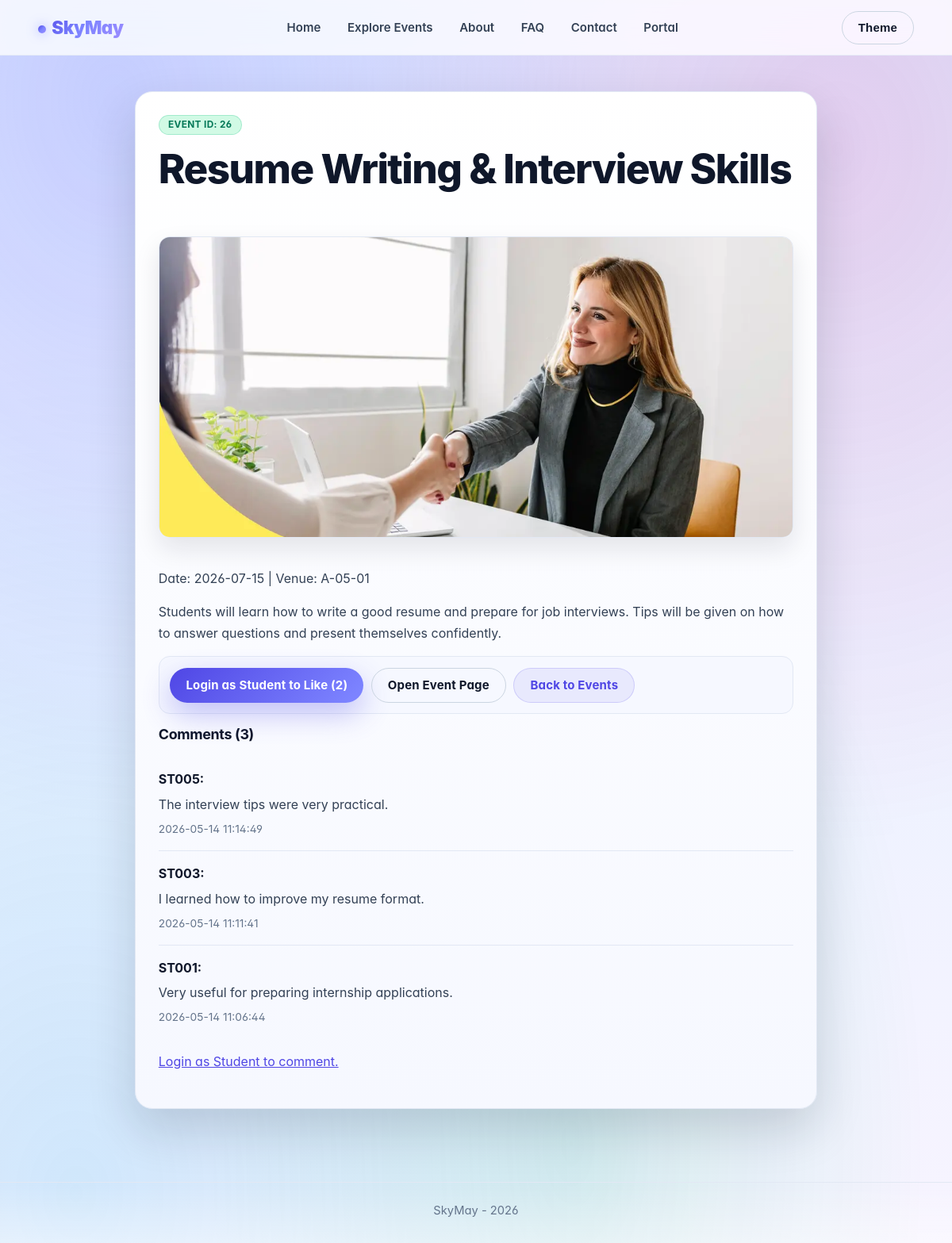
/eventdetail.php?id=26, run on the app's committed database.
### tables this page shows
CREATE TABLE IF NOT EXISTS `events` (
  `event_id` int NOT NULL AUTO_INCREMENT,
  `title` varchar(200) NOT NULL,
  `description` text,
  `image_path` varchar(255) DEFAULT NULL,
  `event_link` varchar(255) DEFAULT NULL,
  `event_status` varchar(20) NOT NULL DEFAULT 'pending',
  `event_date` date NOT NULL,
  `venue` varchar(200) DEFAULT NULL,
  `category` varchar(50) DEFAULT NULL,
  `created_by` int DEFAULT NULL,
  `created_at` timestamp NULL DEFAULT CURRENT_TIMESTAMP,
  PRIMARY KEY (`event_id`),
  KEY `created_by` (`created_by`)
);

CREATE TABLE IF NOT EXISTS `comments` (
  `comment_id` int NOT NULL AUTO_INCREMENT,
  `event_id` int NOT NULL,
  `user_id` int NOT NULL,
  `comment_text` text NOT NULL,
  `created_at` timestamp NULL DEFAULT CURRENT_TIMESTAMP,
  PRIMARY KEY (`comment_id`),
  KEY `user_id` (`user_id`),
  KEY `idx_comments_event` (`event_id`)
);

CREATE TABLE IF NOT EXISTS `users` (
  `user_id` int NOT NULL AUTO_INCREMENT,
  `fullname` varchar(100) NOT NULL,
  `email` varchar(100) NOT NULL,
  `password` varchar(255) NOT NULL,
  `role` enum('Student','Organizer','Admin') DEFAULT 'Student',
  `status` varchar(20) NOT NULL DEFAULT 'active',
  `created_at` timestamp NULL DEFAULT CURRENT_TIMESTAMP,
  PRIMARY KEY (`user_id`),
  UNIQUE KEY `email` (`email`)
);

### db.php (called while the page is built, shortened)
<?php
$DB_HOST = '127.0.0.1';
$DB_USER = 'root';
$DB_PASS = '';
$DB_NAME = 'skymay_db';
$conn = @new mysqli($DB_HOST, $DB_USER, $DB_PASS, $DB_NAME);
$dbConnected = !$conn->connect_error;
?>

### includes/auth.php (called while the page is built, shortened)
<?php
function currentUser(): ?array {
  return $_SESSION['user'] ?? null;
}
?>

### includes/event_support.php (called while the page is built, shortened)
<?php
function eventImageUrl(array $event): string
{
    $path = trim((string)($event['image_path'] ?? ''));
    if ($path !== '') {
        $absolutePath = dirname(__DIR__) . DIRECTORY_SEPARATOR . str_replace('/', DIRECTORY_SEPARATOR, $path);
        if (is_file($absolutePath)) {
            return $path;
        }
    }
    return 'https://via.placeholder.com/900x500?text=Campus+Event';
}

### eventdetail.php (the view, shortened to what this page needs)
<?php
require_once 'db.php';
require_once __DIR__ . '/includes/auth.php';
require_once __DIR__ . '/includes/event_support.php';
$event = [
  'event_id' => 1,
  'title' => 'Hackathon 2026',
  'event_date' => '2026-05-20',
  'venue' => 'APU Innovation Lab',
  'description' => 'Join teams, build solutions, and win prizes.',
  'image_path' => null,
  'event_link' => null
];
$user = currentUser();
$isStudent = $user && (($user['role'] ?? '') === 'student');
$message = '';
$error = '';
$eventId = isset($_GET['id']) ? max(0, (int)$_GET['id']) : (isset($_POST['event_id']) ? max(0, (int)$_POST['event_id']) : 0);
$eventFound = !$dbConnected;
$joinedEvents = [];
$showJoinedEventsList = $dbConnected && $isStudent && $eventId <= 0 && !isset($_GET['id']);
if ($dbConnected) {
  if ($eventId > 0) {
    $stmt = $conn->prepare('SELECT event_id, title, event_date, venue, description, image_path, event_link FROM events WHERE event_id = ? LIMIT 1');
    if ($stmt) {
      $stmt->bind_param('i', $eventId);
      $stmt->execute();
      $result = $stmt->get_result();
      if ($result && $row = $result->fetch_assoc()) {
        $event = $row;
        $eventFound = true;
      }
    }
  }
}
$likeCount = 0;
$userLiked = false;
$comments = [];
if ($dbConnected && $eventFound && $eventId > 0) {
  $likeQ = $conn->prepare('SELECT COUNT(*) AS total FROM likes WHERE event_id = ?');
  if ($likeQ) {
    $likeQ->bind_param('i', $eventId);
    $likeQ->execute();
    $res = $likeQ->get_result();
    if ($res && $row = $res->fetch_assoc()) {
      $likeCount = (int)$row['total'];
    }
  }
  $commentQ = $conn->prepare('
    SELECT c.comment_text, c.created_at, u.fullname
    FROM comments c
    JOIN users u ON u.user_id = c.user_id
    WHERE c.event_id = ?
    ORDER BY c.created_at DESC
  ');
  if ($commentQ) {
    $commentQ->bind_param('i', $eventId);
    $commentQ->execute();
    $res = $commentQ->get_result();
    while ($res && $row = $res->fetch_assoc()) {
      $comments[] = $row;
    }
  }
}
include 'includes/header.php';
?>
<main class="container section">
  <?php if ($showJoinedEventsList && count($joinedEvents) > 0): ?>
    <section class="card page-hero reveal">
      <h1>My Joined Events</h1>
      <?php if ($message !== ''): ?><p class="badge"><?php echo htmlspecialchars($message); ?></p><?php endif; ?>
      <?php if ($error !== ''): ?><p class="badge badge-error"><?php echo htmlspecialchars($error); ?></p><?php endif; ?>
      <p>You have joined <?php echo count($joinedEvents); ?> event<?php echo count($joinedEvents) === 1 ? '' : 's'; ?>.</p>
    </section>
    <?php foreach ($joinedEvents as $joinedEvent): ?>
      <?php
        $joinedEventId = (int)$joinedEvent['event_id'];
        $joinedLikeCount = (int)($joinedEvent['like_count'] ?? 0);
        $joinedUserLiked = (bool)($joinedEvent['user_liked'] ?? false);
        $joinedComments = $joinedEvent['comments'] ?? [];
      ?>
      <article class="card detail-card reveal" id="event-<?php echo $joinedEventId; ?>" style="margin-bottom: 1rem;">
        <div class="event-hero-meta">
          <span class="badge">Event ID: <?php echo htmlspecialchars((string)$joinedEventId); ?></span>
          <span class="badge">Joined</span>
        </div>
        <h1><?php echo htmlspecialchars($joinedEvent['title']); ?></h1>
        <img
          class="event-detail-image"
          src="<?php echo htmlspecialchars(eventImageUrl($joinedEvent)); ?>"
          alt="<?php echo htmlspecialchars($joinedEvent['title']); ?>"
        />
        <p>Date: <?php echo htmlspecialchars($joinedEvent['event_date']); ?> | Venue: <?php echo htmlspecialchars($joinedEvent['venue']); ?></p>
        <p><?php echo nl2br(htmlspecialchars($joinedEvent['description'])); ?></p>
        <div class="social-actions">
          <form method="post" action="eventdetail.php" class="inline-form">
            <input type="hidden" name="event_id" value="<?php echo $joinedEventId; ?>" />
            <input type="hidden" name="action" value="like" />
            <button class="btn <?php echo $joinedUserLiked ? 'btn-ghost' : 'btn-primary'; ?>" type="submit" <?php echo $joinedUserLiked ? 'disabled' : ''; ?>>
              <?php echo $joinedUserLiked ? 'Liked' : 'Like'; ?> (<?php echo $joinedLikeCount; ?>)
            </button>
          </form>
          <?php if (!empty($joinedEvent['event_link'])): ?>
            <a class="btn btn-ghost" href="<?php echo htmlspecialchars($joinedEvent['event_link']); ?>" target="_blank" rel="noopener noreferrer">Open Event Page</a>
          <?php endif; ?>
          <a class="btn btn-secondary" href="event.php">Back to Events</a>
          <a class="btn btn-ghost" href="eventdetail.php?id=<?php echo urlencode((string)$joinedEventId); ?>">Single View</a>
        </div>
        <h3>Comments (<?php echo count($joinedComments); ?>)</h3>
        <ul class="comment-list">
          <?php if (count($joinedComments) === 0): ?>
            <li class="muted-list-item">No comments yet. Be the first to comment.</li>
          <?php else: ?>
            <?php foreach ($joinedComments as $comment): ?>
              <li>
                <strong><?php echo htmlspecialchars($comment['fullname']); ?>:</strong>
                <p><?php echo htmlspecialchars($comment['comment_text']); ?></p>
                <small><?php echo htmlspecialchars($comment['created_at']); ?></small>
              </li>
            <?php endforeach; ?>
          <?php endif; ?>
        </ul>
        <form class="comment-form" method="post" action="eventdetail.php">
          <input type="hidden" name="event_id" value="<?php echo $joinedEventId; ?>" />
          <input type="hidden" name="action" value="comment" />
          <input type="text" name="comment_text" placeholder="Write a comment..." required />
          <button class="btn btn-primary" type="submit">Post Comment</button>
        </form>
      </article>
    <?php endforeach; ?>
  <?php else: ?>
  <article class="card detail-card reveal">
    <div class="event-hero-meta">
      <span class="badge">Event ID: <?php echo htmlspecialchars((string)$event['event_id']); ?></span>
    </div>
    <h1><?php echo htmlspecialchars($event['title']); ?></h1>
    <img
      class="event-detail-image"
      src="<?php echo htmlspecialchars(eventImageUrl($event)); ?>"
      alt="<?php echo htmlspecialchars($event['title']); ?>"
    />
    <p>Date: <?php echo htmlspecialchars($event['event_date']); ?> | Venue: <?php echo htmlspecialchars($event['venue']); ?></p>
    <p><?php echo nl2br(htmlspecialchars($event['description'])); ?></p>
    <div class="social-actions">
      <?php if ($isStudent): ?>
        <form method="post" action="eventdetail.php?id=<?php echo urlencode((string)$eventId); ?>" class="inline-form">
          <input type="hidden" name="action" value="like" />
          <button class="btn <?php echo $userLiked ? 'btn-ghost' : 'btn-primary'; ?>" type="submit" <?php echo $userLiked ? 'disabled' : ''; ?>>
            <?php echo $userLiked ? 'Liked' : 'Like'; ?> (<span id="likeCount"><?php echo $likeCount; ?></span>)
          </button>
        </form>
      <?php else: ?>
        <a class="btn btn-primary" href="login.php">Login as Student to Like (<?php echo $likeCount; ?>)</a>
      <?php endif; ?>
      <?php if (!empty($event['event_link'])): ?>
        <a class="btn btn-ghost" href="<?php echo htmlspecialchars($event['event_link']); ?>" target="_blank" rel="noopener noreferrer">Open Event Page</a>
      <?php endif; ?>
      <a class="btn btn-secondary" href="event.php">Back to Events</a>
    </div>
    <h3>Comments (<?php echo count($comments); ?>)</h3>
    <ul class="comment-list">
      <?php if (count($comments) === 0): ?>
        <li class="muted-list-item">No comments yet. Be the first to comment.</li>
      <?php else: ?>
        <?php foreach ($comments as $comment): ?>
          <li>
            <strong><?php echo htmlspecialchars($comment['fullname']); ?>:</strong>
            <p><?php echo htmlspecialchars($comment['comment_text']); ?></p>
            <small><?php echo htmlspecialchars($comment['created_at']); ?></small>
          </li>
        <?php endforeach; ?>
      <?php endif; ?>
    </ul>
    <?php if ($isStudent): ?>
      <form class="comment-form" method="post" action="eventdetail.php?id=<?php echo urlencode((string)$eventId); ?>">
        <input type="hidden" name="action" value="comment" />
        <input type="text" name="comment_text" placeholder="Write a comment..." required />
        <button class="btn btn-primary" type="submit">Post Comment</button>
      </form>
    <?php else: ?>
      <p><a href="login.php">Login as Student to comment.</a></p>
    <?php endif; ?>
  </article>
  <?php endif; ?>
</main>
<?php include 'includes/footer.php'; ?>

### data on the page
events: event_id "26", title "Resume Writing & Interview Skills", image_path (picture), event_date "2026-07-15", venue "A-05-01", description "Students will learn how to write a good resume and prepare for job interviews. Tips will be given on how to answer questions and present themselves confidently."
comments: user.fullname "ST005", comment_text "The interview tips were very practical.", created_at "2026-05-14 11:14:49"
comments: user.fullname "ST003", comment_text "I learned how to improve my resume format.", created_at "2026-05-14 11:11:41"
comments: user.fullname "ST001", comment_text "Very useful for preparing internship applications.", created_at "2026-05-14 11:06:44"

### other printed values
$likeCount "2"
count($comments) "3"
